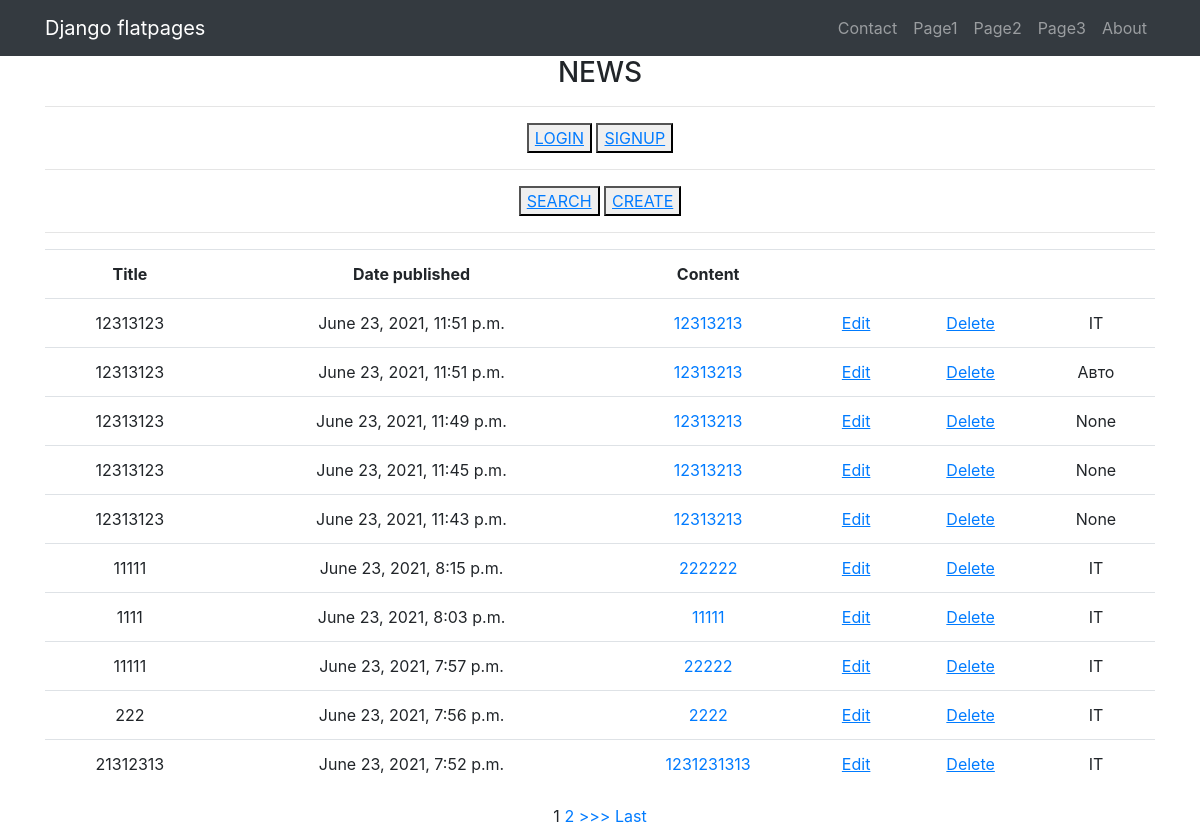
The page /news/ on the database as committed earlier.
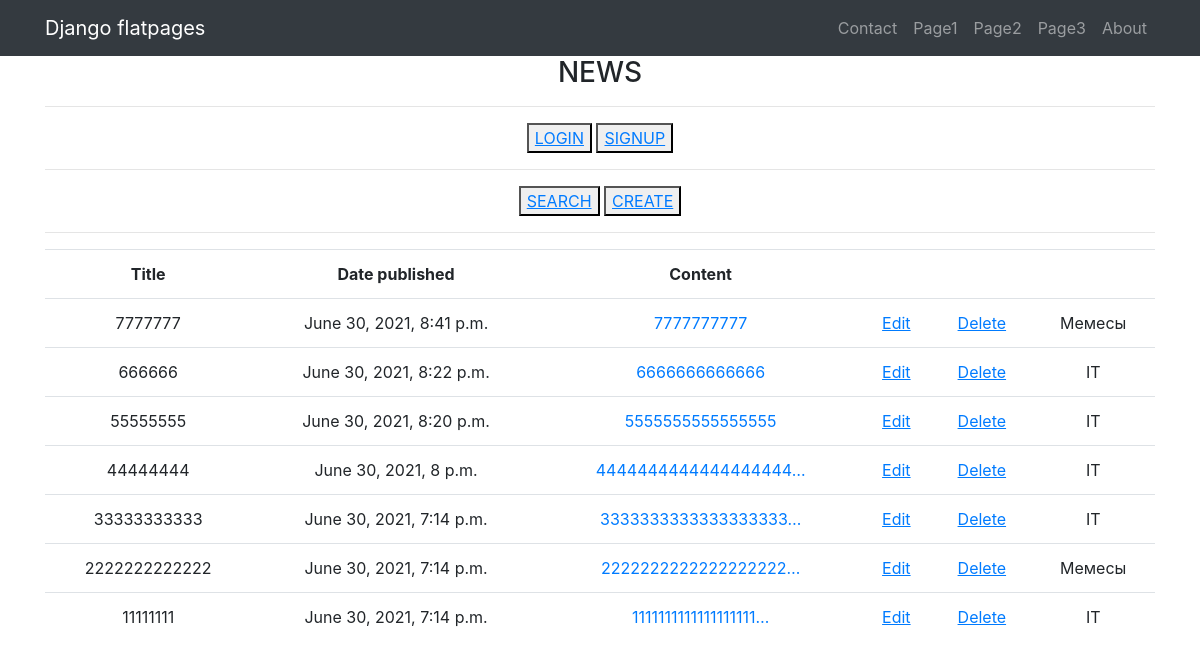
The same page on the database as committed later.
### news/models.py (models this page shows, shortened)
class Post(models.Model):
    category = models.ManyToManyField(Category, through='PostCategory')
    author = models.ForeignKey(Author, on_delete=models.CASCADE)
    post_type = models.CharField(max_length=2, choices=[(
        'AR', 'Article'), ('NW', 'News')], default='NW')
    date = models.DateTimeField(auto_now_add=True)
    title = models.CharField(max_length=128)
    content = models.TextField(blank=True)
    rating = models.IntegerField(default=0)
    category_id = models.ForeignKey(Category, null=True, on_delete=models.CASCADE, related_name='category_id')

class Category(models.Model):
    name = models.CharField(max_length=128, unique=True)
    subscriber = models.ManyToManyField(User, through='CategorySubscriber')
    def __str__(self):
        return self.name

### news/views.py (the view)
# urls.py: path('', PostList.as_view()),
class PostList(ListView):
    model = Post
    template_name = 'post.html'
    context_object_name = 'post'
    queryset = Post.objects.order_by('-date')
    paginate_by = 10
    form_class = PostForm
    def get_context_data(self, **kwargs):
        context = super().get_context_data(**kwargs)
        context['is_not_premium'] = not self.request.user.groups.filter(name='authors').exists()
        context['filter'] = PostFilter(self.request.GET, queryset=self.get_queryset())
        context['categories'] = Category.objects.all()
        context['form'] = PostForm()
        return context
    def post(self, request, *args, **kwargs):
        form = self.form_class(request.POST)  # создаём новую форму, забиваем в неё данные из POST-запроса
        if form.is_valid():  # если пользователь ввёл всё правильно и нигде не ошибся, то сохраняем новый товар
            form.save()
        return super().get(request, *args, **kwargs)

### news/templatetags/custom_filters.py (called while the page is built)
@register.filter(name='censor')
def censor(value):
    obscene_values = [
        'word1', 'word2', 'word3', 'title_number_4'
    ]
    if isinstance(value, str):
        for i in value.split():
            if i in obscene_values:
                value = value.replace(i, '***')
    return value

### templates/post.html (shortened to what this page needs)
{% extends 'flatpages/default.html' %}
{% load custom_filters %}
{% block content %}
    <h3>NEWS</h3>
<hr>
{% load account %}
{% if user.is_authenticated %}
You login as {% user_display user %}
<button type="button">
    <a href={% url 'account_logout' %} <u>LOGOUT</u></a>
</button>
<button> <a href="/news/result"> My subscribe W/O user filter</a> </button>
<button> <a href="/subscribe"> My subscribe </a> </button>
{% if is_not_premium %}
<button> <a href={% url 'upgrade' %}> GET STARTED!</a> </button>
{% endif %}
{% else %}
<button type="button">
    <a href={% url 'account_login' %}><u>LOGIN</u></a>
</button>
<button type="button">
    <a href={% url 'account_signup' %}><u>SIGNUP</u></a>
</button>
{% endif %}
<hr>
<button type="button">
    <a href="/news/search"><u>SEARCH</u></a>
</button>
<button type="button">
    <a href="/news/add"><u>CREATE</u></a>
</button>
<hr>
<table class='table'>
    <tr>
        <td><span class='font-weight-bold'>Title</span></td>
        <td align=center><span class='font-weight-bold text-nowrap'>Date published</td>
        <td><span class='font-weight-bold'>Content</td>
        <td><span class='font-weight-bold'></td>
        <td><span class='font-weight-bold'></td>
        <td><span class='font-weight-bold'></td>
    </tr>
    {% for new in post %}
    <tr>
        <td>{{ new.title|censor }}</td>
        <td class='text-center'>{{ new.date }}</td>
        <td><a href="/news/{{ new.pk }}">{{ new.content|truncatechars:20|censor }}</a></td>
        <td><a href="/news/{{ new.pk }}/edit"><u>Edit</u></a></td>
        <td><a href="/news/{{ new.pk }}/delete"><u>Delete</u></a></td>
        <td>{{ new.category_id }}</td>
    </tr>
    {% endfor %}
</table>
{% if is_paginated %}
    {% for num in page_obj.paginator.page_range %}
        {% if page_obj.number == num %}
            <a>{{ num }}</a>
        {% elif num > page_obj.number|add:'-3' and num < page_obj.number|add:'3' %}
            <a href="?page={{ num }}">{{ num }}</a>
        {% endif %}
    {% endfor %}
    {% if page_obj.has_next %}
        <a href="?page={{ page_obj.next_page_number }}">>>></a>
        <a href="?page={{ page_obj.paginator.num_pages }}">Last</a>
    {% endif %}
{% endif %}
{% endblock content %}

Rows that differ between the two databases and show on the page:
removed Post: title|censor "12313123", date "June 23, 2021, 11:51 p.m.", content|censor "12313213", category_id "IT"
removed Post: title|censor "12313123", date "June 23, 2021, 11:51 p.m.", content|censor "12313213", category_id "Авто"
removed Post: title|censor "12313123", date "June 23, 2021, 11:49 p.m.", content|censor "12313213", category_id "None"
removed Post: title|censor "12313123", date "June 23, 2021, 11:45 p.m.", content|censor "12313213", category_id "None"
removed Post: title|censor "12313123", date "June 23, 2021, 11:43 p.m.", content|censor "12313213", category_id "None"
removed Post: title|censor "11111", date "June 23, 2021, 8:15 p.m.", content|censor "222222", category_id "IT"
removed Post: title|censor "1111", date "June 23, 2021, 8:03 p.m.", content|censor "11111", category_id "IT"
removed Post: title|censor "11111", date "June 23, 2021, 7:57 p.m.", content|censor "22222", category_id "IT"
removed Post: title|censor "222", date "June 23, 2021, 7:56 p.m.", content|censor "2222", category_id "IT"
removed Post: title|censor "21312313", date "June 23, 2021, 7:52 p.m.", content|censor "1231231313", category_id "IT"
added Post: title|censor "7777777", date "June 30, 2021, 8:41 p.m.", content|censor "7777777777", category_id "Мемесы"
added Post: title|censor "666666", date "June 30, 2021, 8:22 p.m.", content|censor "6666666666666", category_id "IT"
added Post: title|censor "55555555", date "June 30, 2021, 8:20 p.m.", content|censor "5555555555555555", category_id "IT"
added Post: title|censor "44444444", date "June 30, 2021, 8 p.m.", content|censor "4444444444444444444…", category_id "IT"
added Post: title|censor "33333333333", date "June 30, 2021, 7:14 p.m.", content|censor "3333333333333333333…", category_id "IT"
added Post: title|censor "2222222222222", date "June 30, 2021, 7:14 p.m.", content|censor "2222222222222222222…", category_id "Мемесы"
added Post: title|censor "11111111", date "June 30, 2021, 7:14 p.m.", content|censor "1111111111111111111…", category_id "IT"
Other text that changed with them:
list line gone: "1"
list line gone: "2"
text no longer shown: ">>> Last"
